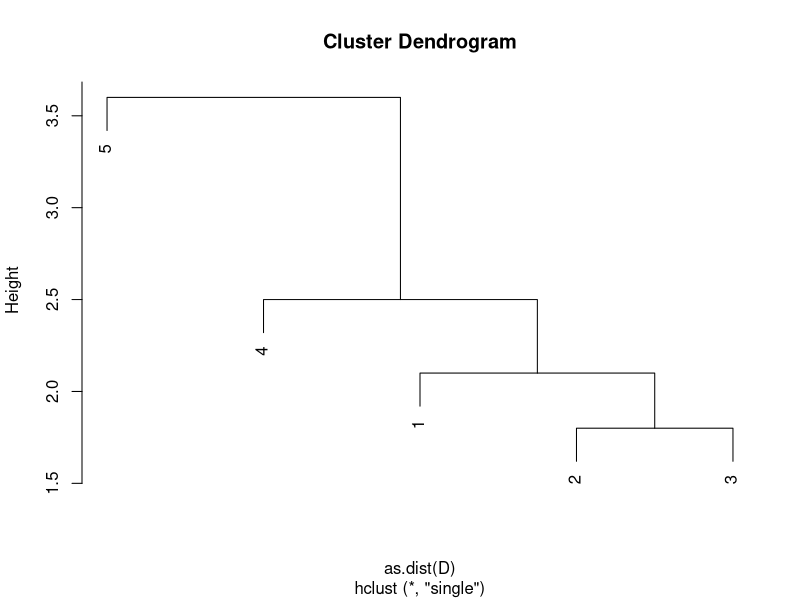

Write R code to recreate this figure.
## ---- chunk 1
A <- matrix(c(-3, 5, 2, -1, 4, 0), nrow = 2, byrow = F)
dist(A,method="manhattan")
## ---- chunk 2
B <- matrix(c(
  2, -4, 5, 3, -1, 0,
  -2, 1, -3, 4, -5, 2,
  3, -2, 1, -4, 0, -1,
  4, 0, -5, 2, 3, -2
), nrow = 4, byrow = TRUE)

dist(B,method="euclidian",diag=T)
## ---- chunk 3
C <- matrix(c(
  4, -3, 2, -1,
  -5, 3, 1, 0,
  2, -2, 4, -4
), nrow = 3, byrow = TRUE)
dist(C,method="minkowski",p=3,diag=T)
## ---- chunk 4
D <- matrix(c(
  0, 2.1, 3.5, 4.2, 5.1,
  2.1, 0, 1.8, 3.3, 4.7,
  3.5, 1.8, 0, 2.5, 4.0,
  4.2, 3.3, 2.5, 0, 3.6,
  5.1, 4.7, 4.0, 3.6, 0
), nrow = 5, byrow = TRUE)
hc <- hclust(as.dist(D),method="single")
plot(hc)
